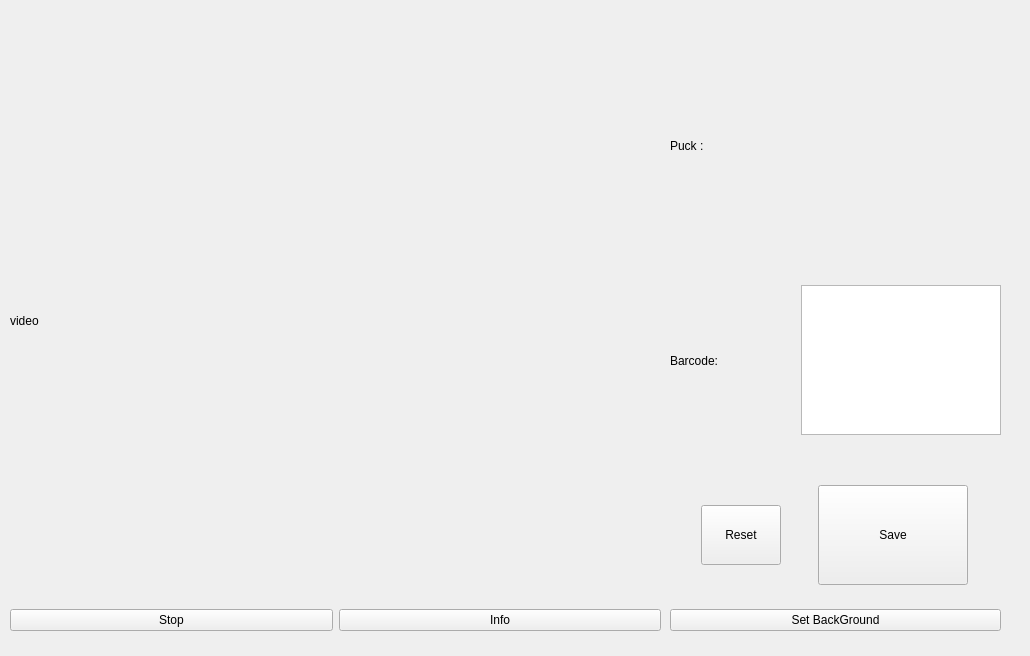
<?xml version="1.0" encoding="UTF-8"?>
<ui version="4.0">
 <class>MainWindow</class>
 <widget class="QMainWindow" name="MainWindow">
  <property name="geometry">
   <rect>
    <x>0</x>
    <y>0</y>
    <width>1030</width>
    <height>656</height>
   </rect>
  </property>
  <property name="windowTitle">
   <string>PuckAutoLoad</string>
  </property>
  <widget class="QWidget" name="centralwidget">
   <widget class="QWidget" name="verticalLayoutWidget">
    <property name="geometry">
     <rect>
      <x>10</x>
      <y>50</y>
      <width>651</width>
      <height>541</height>
     </rect>
    </property>
    <layout class="QVBoxLayout" name="verticalLayout">
     <item>
      <widget class="QLabel" name="video_label">
       <property name="text">
        <string>video</string>
       </property>
      </widget>
     </item>
    </layout>
   </widget>
   <widget class="QWidget" name="horizontalLayoutWidget">
    <property name="geometry">
     <rect>
      <x>10</x>
      <y>600</y>
      <width>651</width>
      <height>41</height>
     </rect>
    </property>
    <layout class="QHBoxLayout" name="horizontalLayout">
     <item>
      <widget class="QPushButton" name="play_btn">
       <property name="text">
        <string>Stop</string>
       </property>
      </widget>
     </item>
     <item>
      <widget class="QPushButton" name="info_btn">
       <property name="text">
        <string>Info</string>
       </property>
      </widget>
     </item>
    </layout>
   </widget>
   <widget class="QWidget" name="horizontalLayoutWidget_2">
    <property name="geometry">
     <rect>
      <x>670</x>
      <y>50</y>
      <width>331</width>
      <height>191</height>
     </rect>
    </property>
    <layout class="QHBoxLayout" name="horizontalLayout_2">
     <item>
      <widget class="QLabel" name="puck_position_label">
       <property name="minimumSize">
        <size>
         <width>111</width>
         <height>0</height>
        </size>
       </property>
       <property name="text">
        <string>Puck : </string>
       </property>
       <property name="margin">
        <number>30</number>
       </property>
      </widget>
     </item>
     <item>
      <widget class="QLabel" name="new_puck_position_label">
       <property name="text">
        <string/>
       </property>
      </widget>
     </item>
    </layout>
   </widget>
   <widget class="QWidget" name="horizontalLayoutWidget_3">
    <property name="geometry">
     <rect>
      <x>670</x>
      <y>260</y>
      <width>331</width>
      <height>201</height>
     </rect>
    </property>
    <layout class="QHBoxLayout" name="horizontalLayout_3">
     <item>
      <widget class="QLabel" name="barcode_label">
       <property name="enabled">
        <bool>true</bool>
       </property>
       <property name="minimumSize">
        <size>
         <width>111</width>
         <height>100</height>
        </size>
       </property>
       <property name="text">
        <string>Barcode: </string>
       </property>
       <property name="margin">
        <number>50</number>
       </property>
      </widget>
     </item>
     <item>
      <widget class="QTextEdit" name="barcode_text">
       <property name="sizePolicy">
        <sizepolicy hsizetype="Expanding" vsizetype="Expanding">
         <horstretch>0</horstretch>
         <verstretch>0</verstretch>
        </sizepolicy>
       </property>
       <property name="maximumSize">
        <size>
         <width>200</width>
         <height>150</height>
        </size>
       </property>
       <property name="cursor" stdset="0">
        <cursorShape>ArrowCursor</cursorShape>
       </property>
      </widget>
     </item>
    </layout>
   </widget>
   <widget class="QWidget" name="horizontalLayoutWidget_4">
    <property name="geometry">
     <rect>
      <x>670</x>
      <y>480</y>
      <width>331</width>
      <height>111</height>
     </rect>
    </property>
    <layout class="QHBoxLayout" name="horizontalLayout_4">
     <item>
      <widget class="QPushButton" name="reset_btn">
       <property name="sizePolicy">
        <sizepolicy hsizetype="Fixed" vsizetype="Fixed">
         <horstretch>0</horstretch>
         <verstretch>0</verstretch>
        </sizepolicy>
       </property>
       <property name="minimumSize">
        <size>
         <width>60</width>
         <height>60</height>
        </size>
       </property>
       <property name="text">
        <string>Reset</string>
       </property>
      </widget>
     </item>
     <item>
      <widget class="QPushButton" name="save_btn">
       <property name="sizePolicy">
        <sizepolicy hsizetype="Fixed" vsizetype="Fixed">
         <horstretch>0</horstretch>
         <verstretch>0</verstretch>
        </sizepolicy>
       </property>
       <property name="minimumSize">
        <size>
         <width>150</width>
         <height>100</height>
        </size>
       </property>
       <property name="text">
        <string>Save</string>
       </property>
      </widget>
     </item>
    </layout>
   </widget>
   <widget class="QLabel" name="notice_label">
    <property name="geometry">
     <rect>
      <x>10</x>
      <y>10</y>
      <width>991</width>
      <height>31</height>
     </rect>
    </property>
    <property name="text">
     <string/>
    </property>
   </widget>
   <widget class="QWidget" name="">
    <property name="geometry">
     <rect>
      <x>670</x>
      <y>600</y>
      <width>331</width>
      <height>41</height>
     </rect>
    </property>
    <layout class="QHBoxLayout" name="horizontalLayout_5">
     <item>
      <widget class="QPushButton" name="set_backgroun_btn">
       <property name="text">
        <string>Set BackGround</string>
       </property>
      </widget>
     </item>
    </layout>
   </widget>
  </widget>
 </widget>
 <resources/>
 <connections/>
</ui>
